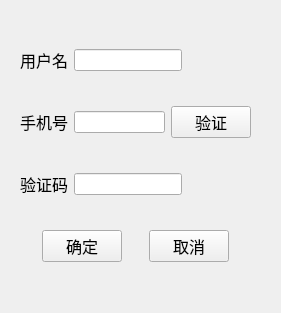
<?xml version="1.0" encoding="UTF-8"?>
<ui version="4.0">
 <class>ForgetPas</class>
 <widget class="QWidget" name="ForgetPas">
  <property name="geometry">
   <rect>
    <x>0</x>
    <y>0</y>
    <width>281</width>
    <height>313</height>
   </rect>
  </property>
  <property name="windowTitle">
   <string>智能家居-使徒行者</string>
  </property>
  <widget class="QWidget" name="layoutWidget">
   <property name="geometry">
    <rect>
     <x>20</x>
     <y>20</y>
     <width>231</width>
     <height>271</height>
    </rect>
   </property>
   <layout class="QVBoxLayout" name="verticalLayout">
    <item>
     <layout class="QHBoxLayout" name="horizontalLayout">
      <item>
       <widget class="QLabel" name="UserNameLabel">
        <property name="font">
         <font>
          <family>华文楷体</family>
          <pointsize>12</pointsize>
         </font>
        </property>
        <property name="text">
         <string>用户名</string>
        </property>
       </widget>
      </item>
      <item>
       <widget class="QLineEdit" name="UserNameLineEdit"/>
      </item>
      <item>
       <spacer name="horizontalSpacer_4">
        <property name="orientation">
         <enum>Qt::Horizontal</enum>
        </property>
        <property name="sizeHint" stdset="0">
         <size>
          <width>40</width>
          <height>20</height>
         </size>
        </property>
       </spacer>
      </item>
     </layout>
    </item>
    <item>
     <layout class="QHBoxLayout" name="horizontalLayout_2">
      <item>
       <widget class="QLabel" name="PhoneLabel">
        <property name="font">
         <font>
          <family>华文楷体</family>
          <pointsize>12</pointsize>
         </font>
        </property>
        <property name="text">
         <string>手机号</string>
        </property>
       </widget>
      </item>
      <item>
       <widget class="QLineEdit" name="PhoneLineEdit"/>
      </item>
      <item>
       <widget class="QPushButton" name="ConfirmPushButton">
        <property name="font">
         <font>
          <family>华文楷体</family>
          <pointsize>12</pointsize>
         </font>
        </property>
        <property name="text">
         <string>验证</string>
        </property>
       </widget>
      </item>
     </layout>
    </item>
    <item>
     <layout class="QHBoxLayout" name="horizontalLayout_3">
      <item>
       <widget class="QLabel" name="ConfirmLabel">
        <property name="font">
         <font>
          <family>华文楷体</family>
          <pointsize>12</pointsize>
         </font>
        </property>
        <property name="text">
         <string>验证码</string>
        </property>
       </widget>
      </item>
      <item>
       <widget class="QLineEdit" name="ConfirmPhoneLineEdit">
        <property name="text">
         <string/>
        </property>
       </widget>
      </item>
      <item>
       <spacer name="horizontalSpacer_5">
        <property name="orientation">
         <enum>Qt::Horizontal</enum>
        </property>
        <property name="sizeHint" stdset="0">
         <size>
          <width>40</width>
          <height>20</height>
         </size>
        </property>
       </spacer>
      </item>
     </layout>
    </item>
    <item>
     <layout class="QHBoxLayout" name="horizontalLayout_4">
      <item>
       <spacer name="horizontalSpacer">
        <property name="orientation">
         <enum>Qt::Horizontal</enum>
        </property>
        <property name="sizeHint" stdset="0">
         <size>
          <width>40</width>
          <height>20</height>
         </size>
        </property>
       </spacer>
      </item>
      <item>
       <widget class="QPushButton" name="SendPushButton">
        <property name="font">
         <font>
          <family>华文楷体</family>
          <pointsize>12</pointsize>
         </font>
        </property>
        <property name="text">
         <string>确定</string>
        </property>
       </widget>
      </item>
      <item>
       <spacer name="horizontalSpacer_2">
        <property name="orientation">
         <enum>Qt::Horizontal</enum>
        </property>
        <property name="sizeHint" stdset="0">
         <size>
          <width>40</width>
          <height>20</height>
         </size>
        </property>
       </spacer>
      </item>
      <item>
       <widget class="QPushButton" name="CancelPushButton">
        <property name="font">
         <font>
          <family>华文楷体</family>
          <pointsize>12</pointsize>
         </font>
        </property>
        <property name="text">
         <string>取消</string>
        </property>
       </widget>
      </item>
      <item>
       <spacer name="horizontalSpacer_3">
        <property name="orientation">
         <enum>Qt::Horizontal</enum>
        </property>
        <property name="sizeHint" stdset="0">
         <size>
          <width>40</width>
          <height>20</height>
         </size>
        </property>
       </spacer>
      </item>
     </layout>
    </item>
   </layout>
  </widget>
 </widget>
 <resources/>
 <connections/>
</ui>
